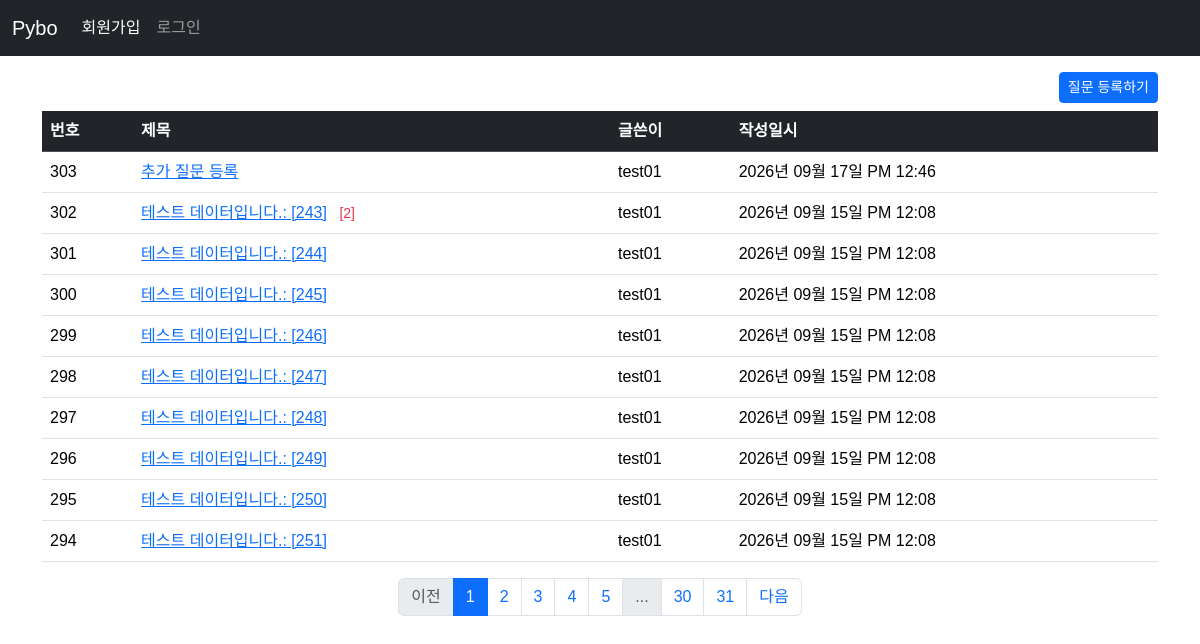
The page /question/list on the database its author committed.
### pybo/models.py (models this page shows)
class Question(db.Model):
    id = db.Column(db.Integer, primary_key=True)
    subject = db.Column(db.String(200), nullable=False)
    content = db.Column(db.Text, nullable=False)
    create_date = db.Column(db.DateTime, nullable=False)
    user_id = db.Column(db.Integer, db.ForeignKey('user.id', ondelete='CASCADE'), nullable=False)
    user = db.relationship('User', backref=db.backref('quesetion_set'))

class User(db.Model):
    id = db.Column(db.Integer, primary_key=True)
    username = db.Column(db.String(150), unique=True, nullable=False)
    password = db.Column(db.String(200), nullable=False)
    email = db.Column(db.String(120), unique=True, nullable=False)

### pybo/views/question_views.py (the view)
@bp.route('/list')
def _list():
    page = request.args.get('page', default=1, type=int)  # url parameter ?page=1
    question_list = Question.query.order_by(Question.create_date.desc())
    question_list = question_list.paginate(page=page, per_page=10)  # 페이징 구현
    return render_template('question/question_list.html', question_list=question_list)

### pybo/filter.py (called while the page is built)
def format_datetime(value, fmt='%Y년 %m월 %d일 %p %I:%M'):
    return value.strftime(fmt)

### pybo/views/auth_views.py (called while the page is built)
@bp.before_app_request
def load_logged_in_user():
    user_id = session.get('user_id')
    if user_id is None:
        g.user = None
    else:
        g.user = User.query.get(user_id)

### pybo/templates/question/question_list.html
{% extends 'base.html' %}
{% block content %}
<div class="container my-3">
    <div class="text-end">
        <a href="{{ url_for('question.create') }}" class="btn btn-primary btn-sm mb-2">질문 등록하기</a>
    </div>
    <table class="table table-hover">
      <thead>
        <tr class="table-dark">
            <th>번호</th>
            <th>제목</th>
            <th>글쓴이</th>
            <th>작성일시</th>
        </tr>
      </thead>
      <tbody>
        {% if question_list %}
        {% for question in question_list.items %}
        <tr>
          <td>{{ question_list.total - ((question_list.page - 1) * question_list.per_page) - loop.index0 }}</td>
          <td>
              <a href="{{ url_for('question.detail', question_id=question.id) }}">{{question.subject}}</a>
              {% if question.answer_set | length > 0 %}
              <span class="text-danger small mx-2">[{{ question.answer_set | length }}]</span>
              {% endif %}
          </td>
          <td>{{ question.user.username }}</td>
          <td>{{ question.create_date | datetime }}</td>
        </tr>
        {% endfor %}
        {% else %}
        <tr>
            <td colspan="3">질문이 없습니다.</td>
        </tr>
        {% endif %}
      </tbody>
    </table>
    <nav aria-label="...">
      <ul class="pagination justify-content-center">
        {% if question_list.has_prev %}
        <li class="page-item"><a href="?page={{ question_list.prev_num }}" class="page-link">이전</a></li>
        {% else %}
        <li class="page-item disabled">
            <a href="javascript:void(0)" class="page-link" aria-disabled="ture">이전</a>
        </li>
        {% endif %}
        {% for page_num in question_list.iter_pages() %}
        {% if page_num %}
        {% if page_num != question_list.page %}
        <li class="page-item"><a class="page-link" href="?page={{ page_num }}">{{ page_num }}</a></li>
        {% else %}
        <li class="page-item active">
          <a class="page-link" href="javascript:void(0)" aria-current="page">{{ page_num }}</a>
        </li>
        {% endif %}
        {% else %}
        <li class="page-item disabled"><a class="page-link" href="javascript:void(0)">...</a></li>
        {% endif %}
        {% endfor %}
        {% if question_list.has_next %}
        <li class="page-item"><a class="page-link" href="?page={{ question_list.next_num }}">다음</a></li>
        {% else %}
        <li class="page-item disabled">
            <a class="page-link" href="javscript:void(0)" aria-disabled="ture">다음</a>
        </li>
        {% endif %}
      </ul>
    </nav>
</div>
{% endblock %}

### pybo/templates/base.html (shortened to what this page needs)
<!DOCTYPE html>
<html lang="ko">
<head>
    <link rel="stylesheet" href="https://cdn.jsdelivr.net/npm/bootstrap@5.3.8/dist/css/bootstrap.min.css">
    <link rel="stylesheet" href="{{ url_for('static', filename='style.css') }}">
</head>
<body>
    {% include 'navbar.html' %}
    {% block content %}
    {% endblock %}
</body>
</html>

### pybo/templates/navbar.html (shortened to what this page needs)
    <nav class="navbar bg-dark navbar-expand-sm" data-bs-theme="dark">
      <div class="container-fluid">
        <a class="navbar-brand" href="{{ url_for('main.index') }}">Pybo</a>
        <div class="collapse navbar-collapse" id="navbarNav">
          {% if g.user %}
          <ul class="navbar-nav">
            <li class="nav-item">
              <a class="nav-link" href="{{ url_for('auth.logout') }}">{{ g.user.username }} (로그아웃)</a>
            </li>
          </ul>
          {% else %}
          <ul class="navbar-nav">
            <li class="nav-item">
              <a class="nav-link active" aria-current="page" href="{{ url_for('auth.signup') }}">회원가입</a>
            </li>
            <li class="nav-item">
              <a class="nav-link" href="{{ url_for('auth.login') }}">로그인</a>
            </li>
          </ul>
          {% endif %}
        </div>
      </div>
    </nav>

### pybo/static/style.css (style rules this page uses)
body { font-family: "Noto Sans KR", sans-serif; font-weight: 400; }

### rows shown on the page
Question: total "303", subject "추가 질문 등록", user.username "test01", create_date "2026년 09월 17일 PM 12:46"
Question: total "302", subject "테스트 데이터입니다.: [243]", answer_set|length "2", user.username "test01", create_date "2026년 09월 15일 PM 12:08"
Question: total "301", subject "테스트 데이터입니다.: [244]", user.username "test01", create_date "2026년 09월 15일 PM 12:08"
Question: total "300", subject "테스트 데이터입니다.: [245]", user.username "test01", create_date "2026년 09월 15일 PM 12:08"
Question: total "299", subject "테스트 데이터입니다.: [246]", user.username "test01", create_date "2026년 09월 15일 PM 12:08"
Question: total "298", subject "테스트 데이터입니다.: [247]", user.username "test01", create_date "2026년 09월 15일 PM 12:08"
Question: total "297", subject "테스트 데이터입니다.: [248]", user.username "test01", create_date "2026년 09월 15일 PM 12:08"
Question: total "296", subject "테스트 데이터입니다.: [249]", user.username "test01", create_date "2026년 09월 15일 PM 12:08"
Question: total "295", subject "테스트 데이터입니다.: [250]", user.username "test01", create_date "2026년 09월 15일 PM 12:08"
Question: total "294", subject "테스트 데이터입니다.: [251]", user.username "test01", create_date "2026년 09월 15일 PM 12:08"

### other values the page prints
{{ page_num }} "1"
{{ page_num }} "2" "3" "4" "5" "30" "31"
